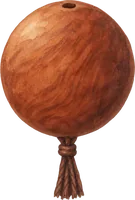
#> input picture review/beads-v1/bead-guru-v1.webp, 135 x 200 px, given in place of exec-c4e0e6aa-bf0c-403d-9363-1a6766f6b131.png, which was not available
$ python round3-review-assets.py
#> lines starting #> are read from the running program, lines starting #| are printed output that depends on the picture
from pathlib import Path
from PIL import Image,ImageDraw,ImageFont
import shutil,json
root=Path(__file__).resolve().parents[1];src=Path(r'C:\Users\Administrator\.codex\generated_images\01a1a9ec-08f5-7ef3-bdb2-c714c0c81ab4');out=root/'review/beads-v1';out.mkdir(exist_ok=True)
files={'bead-wood-v1':'exec-c4e0e6aa-bf0c-403d-9363-1a6766f6b131.png','bead-spacer-v1':'exec-943925ff-b6a0-48fc-9628-d47c9952513f.png','bead-guru-v1':'exec-3b45ba07-f33e-4e6d-b1ee-4a23ad4dba01.png'}
for name,file in files.items():
 shutil.copy2(src/file,out/(name+'-original.png'));im=Image.open(src/file).convert('RGBA');im=im.crop(im.getchannel('A').point(lambda a:255 if a>32 else 0).getbbox());im.thumbnail((160,200),Image.Resampling.LANCZOS);im.save(out/(name+'.webp'),'WEBP',quality=84,method=6);assert (out/(name+'.webp')).stat().st_size<20000
#> further down, im is the input picture: PIL image 135x200 RGBA; mean R, G, B, A 100.4, 52.7, 34.2, 146.2
#> pass 2 of the loop `for name,file in files.items():`:
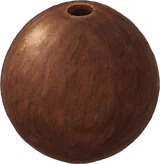
#> input picture review/beads-v1/bead-spacer-v1.webp, 160 x 164 px, given in place of exec-943925ff-b6a0-48fc-9628-d47c9952513f.png, which was not available
#> im is the input picture: PIL image 160x164 RGBA; mean R, G, B, A 73.3, 43.5, 31.7, 194.4
sheet=Image.new('RGB',(900,600));d=ImageDraw.Draw(sheet)
#> after `sheet = Image.new('RGB', (900, 600))`: sheet: PIL image 900x600 RGB; every value is 0
for row,color in enumerate(['#f1e9dc','#292923']):
 d.rectangle((0,row*300,900,(row+1)*300),fill=color)
 for col,name in enumerate(files):
  im=Image.open(out/(name+'.webp')).convert('RGBA');sheet.paste(im,(col*300+(300-im.width)//2,row*300+40),im);d.text((col*300+40,row*300+260),name,fill='#6a5842' if row==0 else '#e6ddcc')
#> after `sheet.paste(im, (col * 300 + (300 - im.width) // 2, row * 300 + 40), i`:
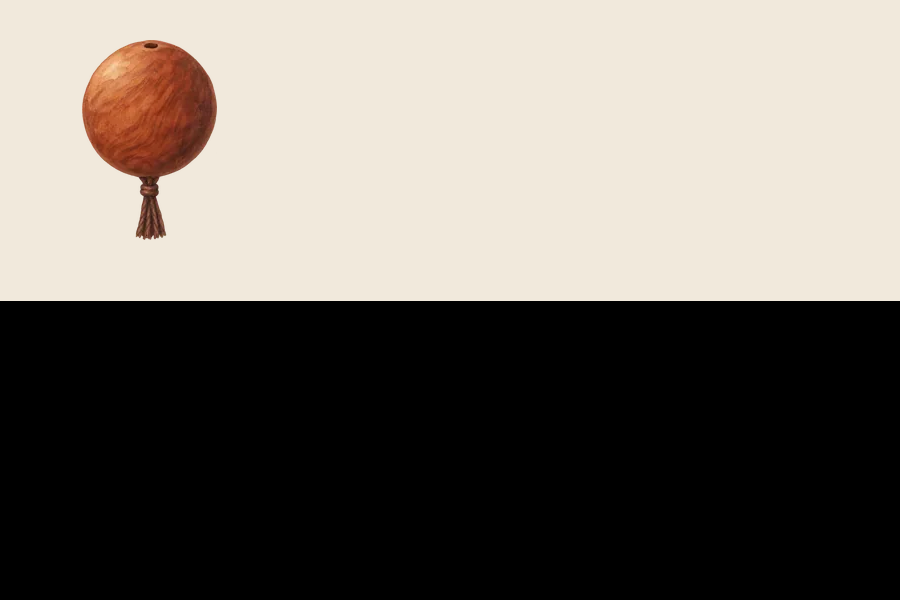
#> sheet: PIL image 900x600 RGB; mean R, G, B 118.4, 112.4, 105.4
#> pass 2 of the loop `for row,color in enumerate(['#f1e9dc','#292923']):`:
#> `sheet.paste(im, (col * 300 + (300 - im.width) // 2, row * 300 + 40), i`:
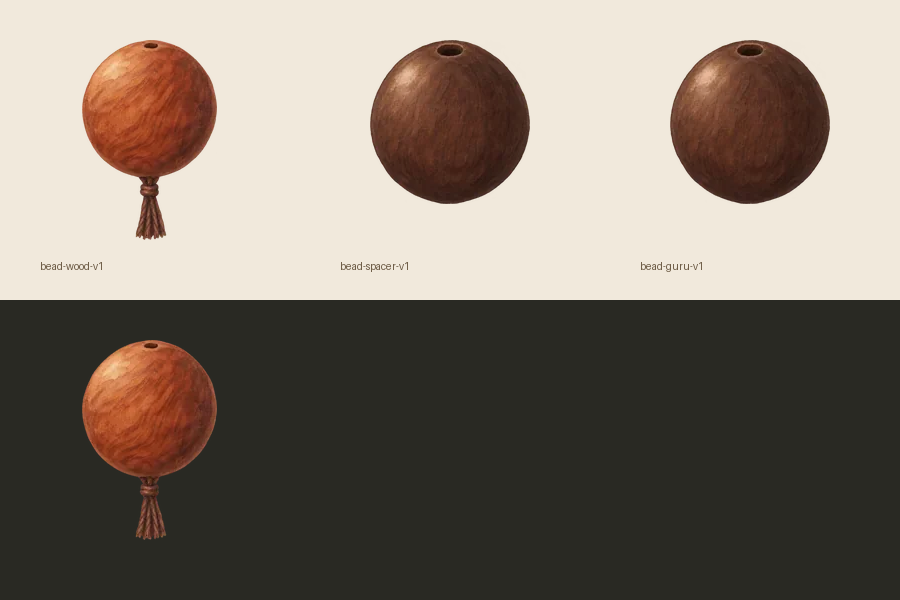
#> sheet: PIL image 900x600 RGB; mean R, G, B 130.3, 120, 109.2
sheet.save(root/'screenshots/round3/beads-review-light-dark.png')
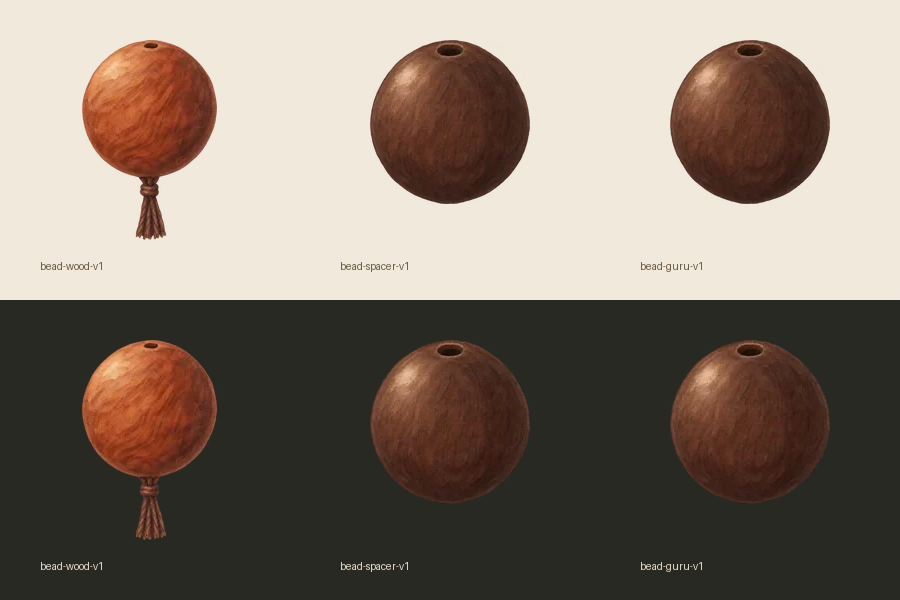
#> saved as beads-review-light-dark.png: PIL image 900x600 RGB; mean R, G, B 134.1, 121, 109.5
def contacts(phase):
#> called with phase = 'before'
 folder=root/'screenshots/round3'/phase
 for width in [393,375]:
  for period in ['dawn','day','dusk','night']:
   files=sorted(folder.glob(f'{width}-{period}-*.png'))
   if not files:continue
   sheet=Image.new('RGB',(980,((len(files)+6)//7)*250),'#eee8dc');d=ImageDraw.Draw(sheet)
   for i,file in enumerate(files):
    im=Image.open(file);im.thumbnail((136,225));x=(i%7)*140;y=(i//7)*250;sheet.paste(im,(x,y));d.text((x,y+227),file.stem.removeprefix(f'{width}-{period}-'),fill='#222')
   sheet.save(folder/f'contact-{width}-{period}.jpg',quality=85)
#> pass 2 of the loop in contacts, `for width in [393,375]:`:
if __name__=='__main__':contacts('before')
